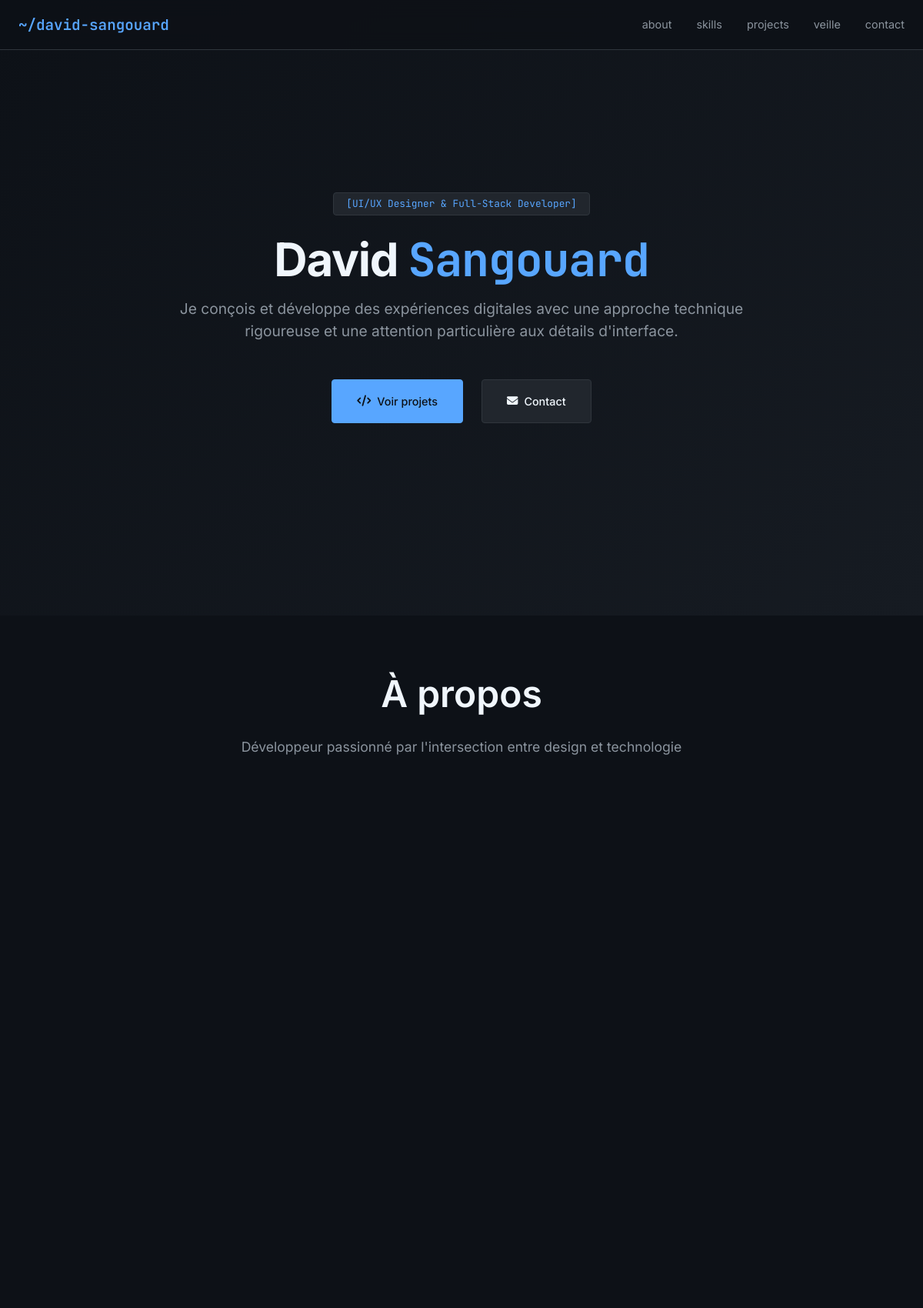
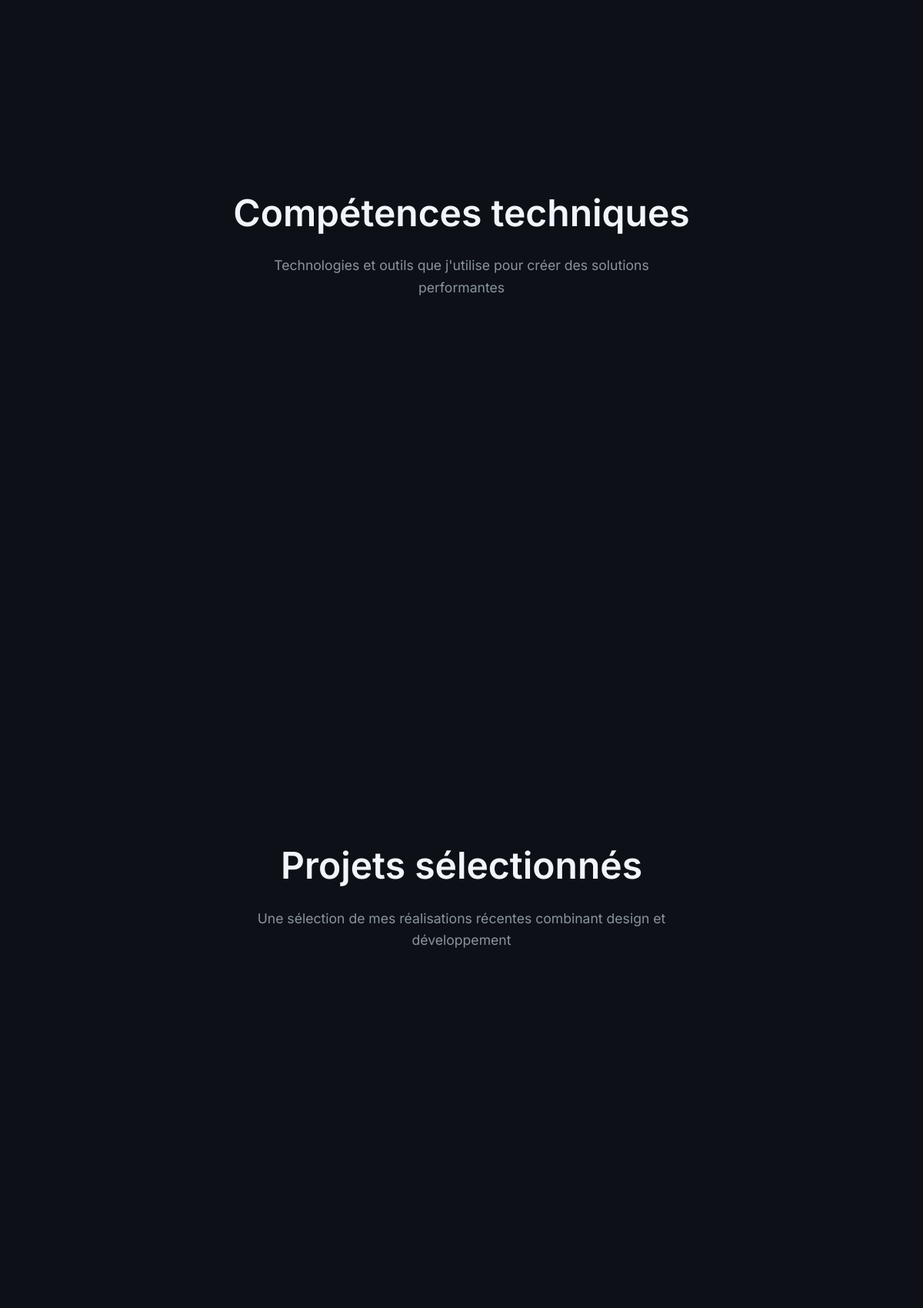
The page / (upper part) on the database its author committed (2 pictures, top to bottom).
### tables this page shows
CREATE TABLE `about_section` (
    `id` int(11) NOT NULL AUTO_INCREMENT,
    `section_title` varchar(100) DEFAULT 'À propos',
    `section_subtitle` text,
    `about_title` varchar(100) DEFAULT 'Mon approche',
    `about_text` text,
    `updated_at` timestamp DEFAULT CURRENT_TIMESTAMP ON UPDATE CURRENT_TIMESTAMP,
    PRIMARY KEY (`id`)
);

### config.php (called while the page is built, shortened)
<?php
function e($string) {
    return htmlspecialchars($string ?? '', ENT_QUOTES, 'UTF-8');
}

### index.php (the view, shortened to what this page needs)
<?php
require_once 'config.php';
$pdo = getDB();
$settings = [];
$stmt = $pdo->query("SELECT setting_key, setting_value FROM site_settings");
while ($row = $stmt->fetch()) {
    $settings[$row['setting_key']] = $row['setting_value'];
}
$stmt = $pdo->query("SELECT * FROM about_section LIMIT 1");
$about = $stmt->fetch();
?>
<!DOCTYPE html>
<html lang="fr">
<head>
    <link rel="stylesheet" href="https://cdnjs.cloudflare.com/ajax/libs/font-awesome/6.5.0/css/all.min.css">
</head>
<body>
    <nav class="navbar">
        <div class="nav-content">
            <a href="#" class="logo">~/<?= e(strtolower(str_replace(' ', '-', $settings['site_name'] ?? 'portfolio'))) ?></a>
            <ul class="nav-menu" id="navMenu">
                <li><a href="#about" class="nav-link">about</a></li>
                <li><a href="#skills" class="nav-link">skills</a></li>
                <li><a href="#projects" class="nav-link">projects</a></li>
                <li><a href="veille.php" class="nav-link">veille</a></li>
                <li><a href="#contact" class="nav-link">contact</a></li>
            </ul>
        </div>
    </nav>
    <section class="hero">
        <div class="hero-content">
            <div class="hero-text">
                <div class="hero-badge"><?= e($settings['hero_badge'] ?? '[Developer]') ?></div>
                <h1 class="hero-title"><?= e($settings['hero_name'] ?? 'Votre') ?> <span class="accent"><?= e($settings['hero_name_accent'] ?? 'Nom') ?></span></h1>
                <p class="hero-subtitle"><?= e($settings['hero_subtitle'] ?? '') ?></p>
                <div class="hero-buttons">
                    <a href="#projects" class="btn btn-primary">
                        <i class="fas fa-code"></i>
                        Voir projets
                    </a>
                    <a href="#contact" class="btn">
                        <i class="fas fa-envelope"></i>
                        Contact
                    </a>
                </div>
            </div>
        </div>
    </section>
    <section id="about" class="section">
        <div class="section-header">
            <h2 class="section-title"><?= e($about['section_title'] ?? 'À propos') ?></h2>
            <p class="section-subtitle"><?= e($about['section_subtitle'] ?? '') ?></p>
        </div>
        <div class="about-grid">
        </div>
    </section>
    <section id="skills" class="section">
        <div class="section-header">
            <h2 class="section-title">Compétences techniques</h2>
            <p class="section-subtitle">Technologies et outils que j'utilise pour créer des solutions performantes</p>
        </div>
        <div class="tech-grid">
        </div>
    </section>
    <section id="projects" class="section">
        <div class="section-header">
            <h2 class="section-title">Projets sélectionnés</h2>
            <p class="section-subtitle">Une sélection de mes réalisations récentes combinant design et développement</p>
        </div>
        <div class="projects-grid">
        </div>
    </section>
</body>
</html>

### index.php (style rules this page uses)
:root { --bg-primary: #0d1117; --bg-secondary: #161b22; --bg-tertiary: #21262d; --bg-card: #1c2128; --text-primary: #f0f6fc; --text-secondary: #8b949e; --text-muted: #6e7681; --accent-primary: #58a6ff; --accent-secondary: #238636; --accent-warning: #d29922; --accent-danger: #f85149; --accent-purple: #a5a5ff; --border-primary: #30363d; --border-secondary: #21262d; --space-xs: 0.25rem; --space-sm: 0.5rem; --space-md: 1rem; --space-lg: 1.5rem; --space-xl: 2rem; --space-2xl: 3rem; --space-3xl: 4rem; --font-mono: 'JetBrains Mono', monospace; --font-sans: 'Inter', -apple-system, BlinkMacSystemFont, sans-serif; }
* { margin: 0; padding: 0; box-sizing: border-box; }
body { font-family: var(--font-sans); background-color: var(--bg-primary); color: var(--text-primary); line-height: 1.6; overflow-x: hidden; }
.navbar { position: fixed; top: 0; left: 0; right: 0; background: rgba(13, 17, 23, 0.85); backdrop-filter: blur(12px); border-bottom: 1px solid var(--border-primary); z-index: 1000; padding: 0 var(--space-lg); transition: all 0.2s ease; }
.nav-content { max-width: 1200px; margin: 0 auto; display: flex; align-items: center; justify-content: space-between; height: 64px; }
.logo { font-family: var(--font-mono); font-size: 1.2rem; font-weight: 600; color: var(--accent-primary); text-decoration: none; }
.nav-menu { display: flex; align-items: center; gap: var(--space-xl); list-style: none; }
.nav-link { color: var(--text-secondary); text-decoration: none; font-weight: 400; font-size: 0.9rem; transition: color 0.2s ease; position: relative; }
.nav-link::after { content: ''; position: absolute; bottom: -4px; left: 0; width: 0; height: 1px; background: var(--accent-primary); transition: width 0.2s ease; }
.hero { min-height: 100vh; display: flex; align-items: center; justify-content: center; padding: var(--space-3xl) var(--space-lg); background: linear-gradient(135deg, var(--bg-primary) 0%, var(--bg-secondary) 100%); text-align: center; }
.hero-content { max-width: 800px; margin: 0 auto; }
.hero-text { opacity: 0; transform: translateY(20px); animation: fadeInUp 0.8s ease forwards; }
.hero-badge { display: inline-block; background: var(--bg-tertiary); border: 1px solid var(--border-primary); padding: var(--space-xs) var(--space-md); border-radius: 4px; color: var(--accent-primary); font-family: var(--font-mono); font-size: 0.8rem; margin-bottom: var(--space-lg); }
.hero-title { font-size: clamp(2.5rem, 5vw, 4rem); font-weight: 700; margin-bottom: var(--space-md); letter-spacing: -0.02em; line-height: 1.1; }
.hero-title .accent { color: var(--accent-primary); font-family: var(--font-mono); }
.hero-subtitle { font-size: 1.2rem; color: var(--text-secondary); margin-bottom: var(--space-2xl); line-height: 1.5; }
.hero-buttons { display: flex; gap: var(--space-lg); flex-wrap: wrap; justify-content: center; }
.btn { display: inline-flex; align-items: center; gap: var(--space-sm); padding: var(--space-md) var(--space-xl); border: 1px solid var(--border-primary); background: var(--bg-tertiary); color: var(--text-primary); text-decoration: none; border-radius: 4px; font-weight: 500; font-size: 0.9rem; transition: all 0.2s ease; }
.btn-primary { background: var(--accent-primary); border-color: var(--accent-primary); color: var(--bg-primary); }
.section { padding: var(--space-3xl) var(--space-lg); max-width: 1200px; margin: 0 auto; min-height: 50vh; }
.section-header { text-align: center; margin-bottom: var(--space-3xl); }
.section-title { font-size: clamp(2rem, 4vw, 3rem); font-weight: 600; margin-bottom: var(--space-md); color: var(--text-primary); }
.section-subtitle { font-size: 1.1rem; color: var(--text-secondary); max-width: 600px; margin: 0 auto; }
.tech-grid { display: grid; grid-template-columns: repeat(auto-fit, minmax(280px, 1fr)); gap: var(--space-lg); }
.projects-grid { display: grid; grid-template-columns: repeat(auto-fit, minmax(350px, 1fr)); gap: var(--space-xl); }
.about-grid { display: flex; flex-direction: column; gap: var(--space-2xl); align-items: center; }

### rows shown on the page
about_section: section_title "À propos", section_subtitle "Développeur passionné par l'intersection entre design et technologie"

### other values the page prints
str_replace(' ', '-', $settings['site_name'] ?? 'portfolio') "david-sangouard"
$settings['hero_badge'] "[UI/UX Designer & Full-Stack Developer]"
$settings['hero_name'] "David"
$settings['hero_name_accent'] "Sangouard"
$settings['hero_subtitle'] "Je conçois et développe des expériences digitales avec une approche technique rigoureuse et une attention particulière aux détails d'interface."
